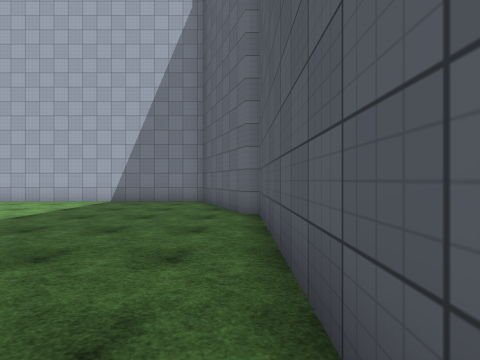
[1] (above)

15 first-person views from a walk through a 3-D level made in the Unity game engine. The camera is 1.5 m above the floor, looks level and sees 90° across. The floor is counted in squares, 2 m on a side. Each view is taken from the middle of a square. On the plan, view 1 faces up. The plan holds only what a view shows up to about 9 squares ahead; the rest is blank. The place goes on beyond the plan. The player is left out. Door leaves are left out, so doorways stand open. Surface patterns are stand-ins for the level's own textures.

[2]
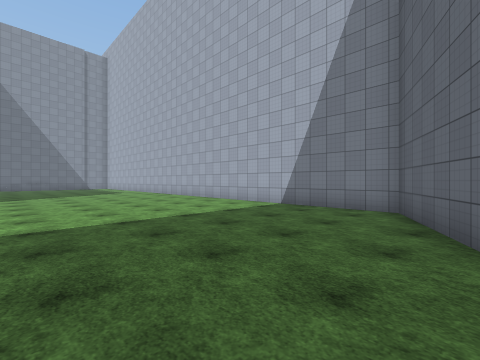

[3]
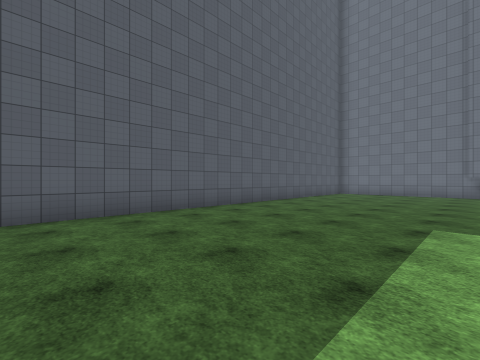

[4]
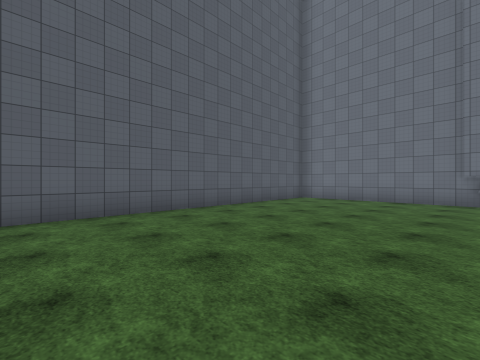

[5]
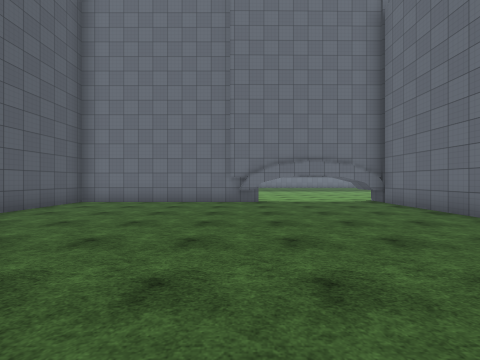

[6]
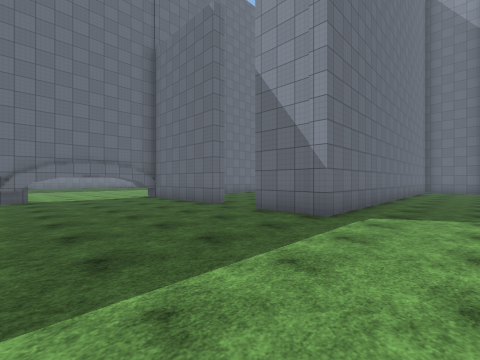

[7]
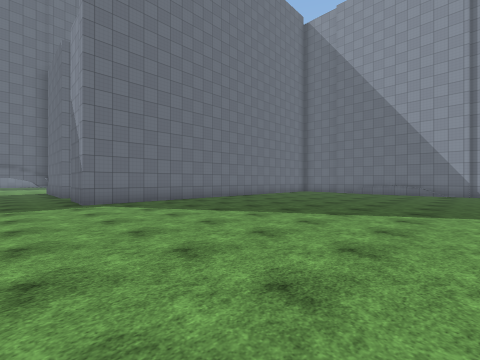

[8]
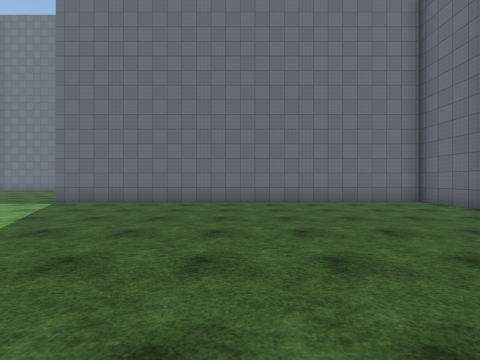

[9]
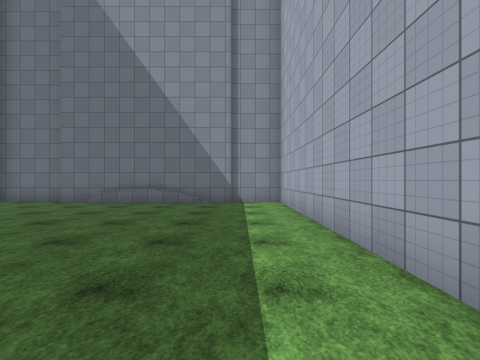

[10]
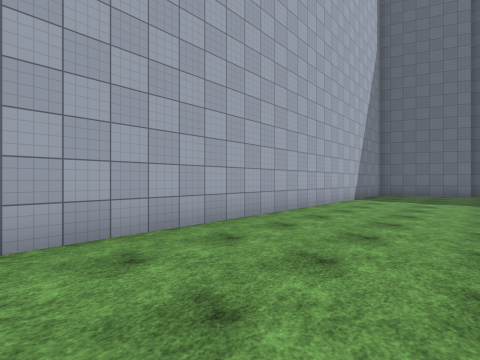

[11]
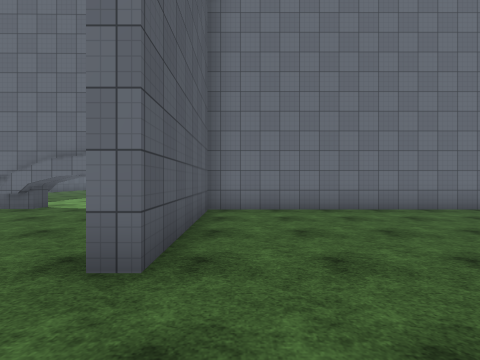

[12]
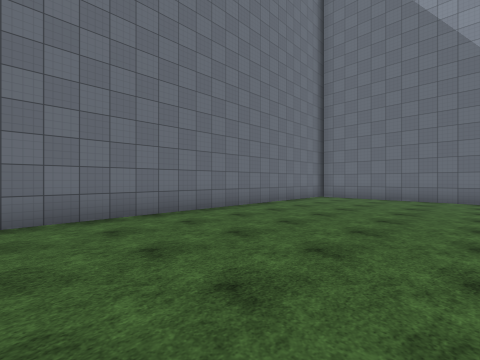

[13]
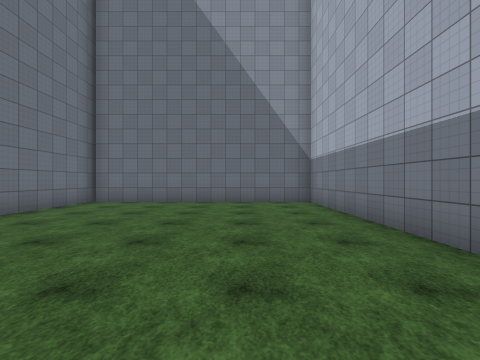

[14]
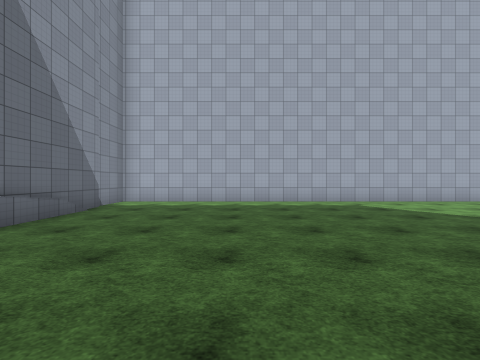

[15]
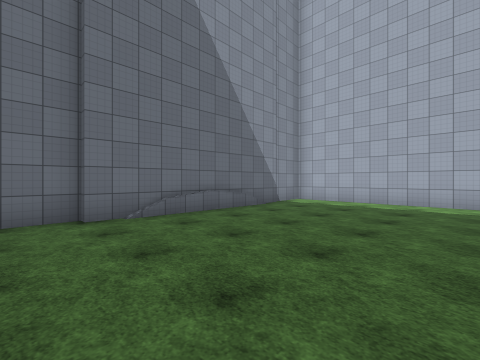

### Floor plan
Points are (right, up) in squares from view 1. A wall is a line through its corners. A room is listed if a view was taken in it or the views show most of it. See-through windows are left out.
Room 1 (views 1, 2, 3, 4, 5, 6, 7, 8, 9, 10, 14, 15)
walls: (-9.8, -4.9) (-9.8, -9.9); (0.1, 5.2) (-1.3, 8.4) (-21.9, 8.4) (-21.9, 1); (-10, -9.1) (-8.5, -9.1); (-6.5, -9.1) (0.4, -9.1) (0.4, 5.1); (-5.6, -9.8) (-5.6, -9.2); (-22.2, 1.1) (-22.2, -1.2) (-9.8, -1.2) (-9.8, -3.2)
ways out: open door at (-10, -3.5) to room 2; opening at (-7.5, -9.5)
Room 2 (views 11, 12, 13)
walls: (-16.4, -1.6) (-22.2, -1.6) (-22.2, -9); (-10.2, -8.9) (-10.2, -4.9); (-22.5, -9.1) (-10, -9.1)
ways out: open door at (-10, -3.5) to room 1

Positions as (right, up) in squares from view 1, and headings:
1: (0, 0), facing up
2: (0, 2), facing up-left
3: (-5, 4), facing down-right
4: (-5, 0), facing down-right
5: (-5, -1), facing down
6: (-5, 1), facing down-left
7: (-8, 7), facing down-left
8: (-16, 7), facing down
9: (-14, 7), facing left
10: (-14, 5), facing up-right
11: (-11, -3), facing down
12: (-12, -4), facing down-left
13: (-14, -4), facing left
14: (-18, 0), facing up
15: (-17, 0), facing up-left
